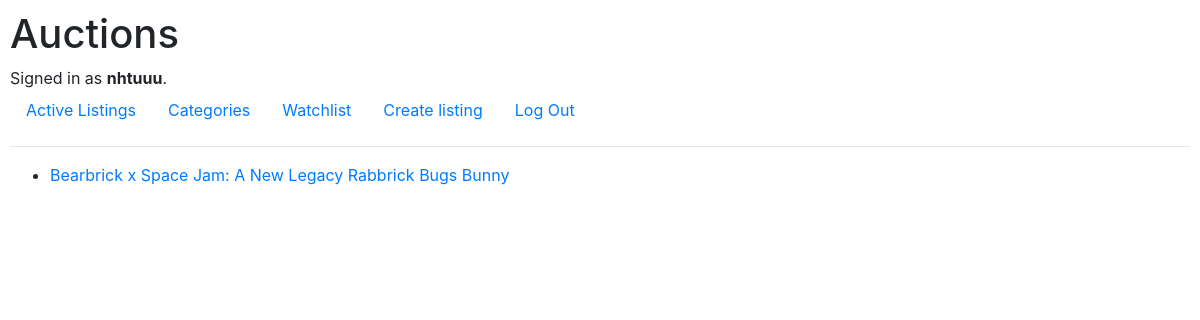
The app's page /categories/Toys (signed in) with its own data.
### auctions/models.py (models this page shows, shortened)
class User(AbstractUser):
    pass

class Listing(models.Model):
    title = models.CharField(max_length=64)
    description = models.CharField(max_length=512)
    category = models.CharField(max_length=512, blank=True)
    price = models.DecimalField(max_digits=10, decimal_places=2)
    url = models.URLField(max_length=512, blank=True)
    user = models.ForeignKey(User, on_delete=models.CASCADE)
    time = models.DateTimeField(auto_now_add=True)
    winner = models.ForeignKey(User, on_delete=models.CASCADE, related_name='won_auctions', null=True, blank=True)
    active = models.BooleanField(default=True)

### auctions/views.py (the view)
# urls.py: path("categories/<str:listing_category>", views.listing_category, name="listing_category")
def listing_category(request, listing_category):
    listing = Listing.objects.filter(category=listing_category)
    return render(request, "auctions/cat_detail.html", {
        "listing_category": listing_category,
        "listing": listing
    })

### auctions/templates/auctions/cat_detail.html
{% extends "auctions/layout.html" %}
{% block body %}
    <ul>
        {% for item in listing %}
            <li>
                <a href="{% url 'listing_detail' item.id %}">
                    {{ item.title }}
                </a>
            </li>
        {% endfor %}
    </ul>
{% endblock %}

### auctions/templates/auctions/layout.html (shortened to what this page needs)
{% load static %}
<!DOCTYPE html>
<html lang="en">
    <head>
        <link rel="stylesheet" href="https://stackpath.bootstrapcdn.com/bootstrap/4.4.1/css/bootstrap.min.css">
        <link href="{% static 'auctions/styles.css' %}" rel="stylesheet">
    </head>
    <body>
        <h1>Auctions</h1>
        <div>
            {% if user.is_authenticated %}
                Signed in as <strong>{{ user.username }}</strong>.
            {% else %}
                Not signed in.
            {% endif %}
        </div>
        <ul class="nav">
            <li class="nav-item">
                <a class="nav-link" href="{% url 'index' %}">Active Listings</a>
            </li>
            {% if user.is_authenticated %}
                <li class="nav-item">
                    <a class="nav-link" href="{% url 'categories' %}">Categories</a>
                </li>
                <li class="nav-item">
                    <a class="nav-link" href="{% url 'watchlist' user.username %}">Watchlist</a>
                </li>
                <li class="nav-item">
                    <a class="nav-link" href="{% url 'create' %}">Create listing</a>
                </li>
                <li class="nav-item">
                    <a class="nav-link" href="{% url 'logout' %}">Log Out</a>
                </li>
            {% endif %}
        </ul>
        <hr>
        {% block body %}
        {% endblock %}
    </body>
</html>

### auctions/static/auctions/styles.css (style rules this page uses)
body { padding: 10px; }

### records on screen
User: username "nhtuuu"
Listing: title "Bearbrick x Space Jam: A New Legacy Rabbrick Bugs Bunny"
